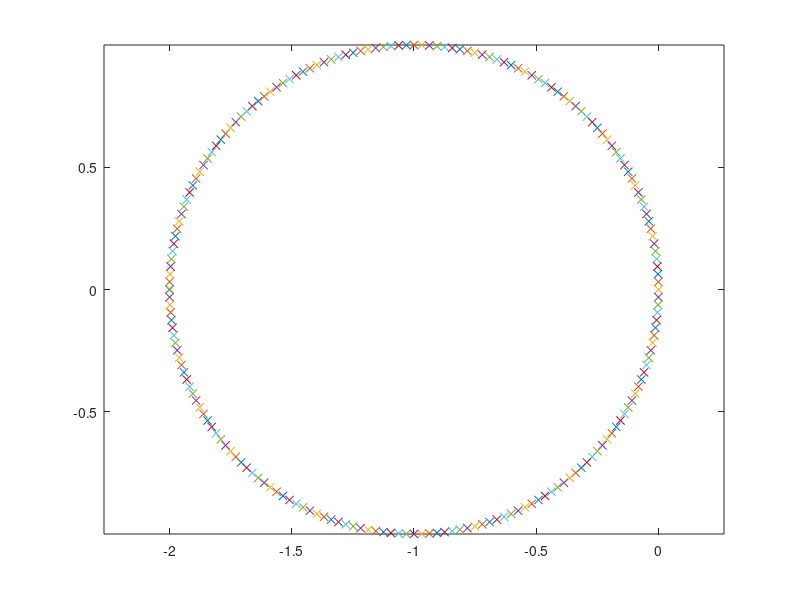
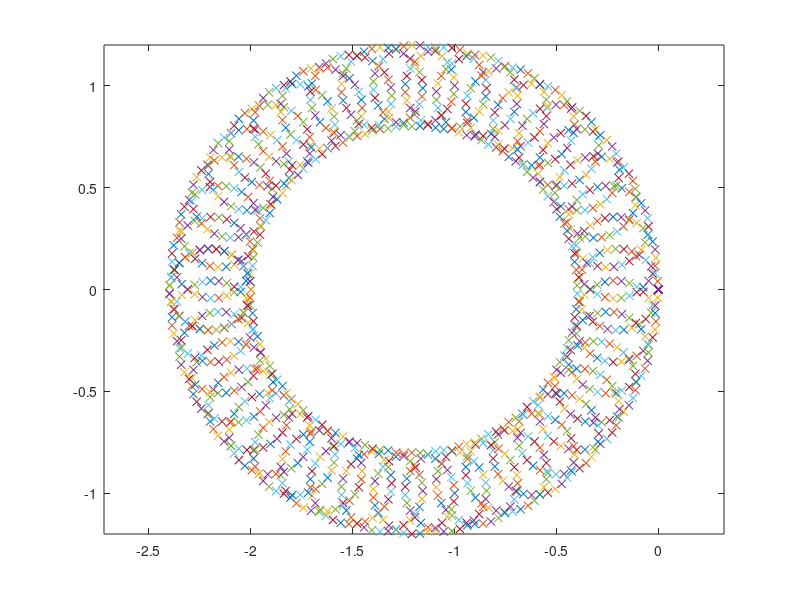

MATLAB code to generate these figures, in order: (Note: this script raises an error after producing the figures.)
clc
clear
close all


%%%%%%%%%%% 1D Wave Equation %%%%%%%%%%%%%%%
figure

a = 1.0;
dx = 1.0;
adis = 1.0;

for k=-pi:pi/100:pi
  ddx = 1i*sin(k*dx)/dx;
  d2dx = -(2-2*cos(k*dx))/dx^2;
  
  % du/dt = -(a du/dx -adis*|a|/2 d^2u/dx^2)
  rhs = -(a*ddx-adis*abs(a)/2*d2dx);
  
  [V,E] = eig(rhs);
  
  plot(real(E),imag(E),'x')
  hold on
end
axis equal





%% %%%%%%%%%%%%%%%%% 2D Wave Equation %%%%%%%%%%%%%%%%%%%
figure

ax = 1.0;
ay = 0.2;

dx = 1.0;
dy = 1.0;

y = 0:dy:30;
Ny = length(y);

adis = 1.0;

for k = -pi:pi/20:pi
  ddx = 1i*sin(k*dx)/dx;
  d2dx = -(2-2*cos(k*dx))/dx^2;
  
  % du/dt = -(ax du/dx -adis*|ax|/2 d^2u/dx^2 -(ay du/dy -adis*|ay|/2 d^2u/dy^2 )
  % (u_{j+1} - u_{j-1})/(2*dy) + adis|ay|/2 (u_{j+1}-2u_{j}+u_{j-1})/dy^2
  rhsp1 = -ay/(2*dy) + (adis*abs(ay)/2)/dy^2;
  rhs = -(ax*ddx-adis*abs(ax)/2*d2dx) - 2*(adis*abs(ay)/2)/dy^2;
  rhsm1 = ay/(2*dy) + (adis*abs(ay)/2)/dy^2;
  Mat = diag(rhs*ones(1,Ny)) + diag(rhsp1*ones(1,Ny-1),1) + diag(rhsm1*ones(1,Ny-1),-1);
  
  % Periodic BC's
  Mat(1,end) = rhsm1;
  Mat(end,1) = rhsp1;
  
  [V,E] = eig(Mat);
  
  plot(real(E),imag(E),'x')
  hold on
end
axis equal





%% %%%%%%%%%%%%%% 1D Euler Equations %%%%%%%%%%%%%%%%%%%%
figure

dx = 1.0;
adis = 1.0;

syms w1 w2 w3 ws gam real
F = [w2;
     w2^2/w1+(gam-1)*(w3-1/2*w2^2/w1);
     w2/w1*(w3+(gam-1)*(w3-1/2*w2^2/w1))];
J = jacobian(F,[w1,w2,w3]);
syms rho u c
A = subs(J,[w1,w2,w3],[rho,rho*u,rho*(c^2/(gam*(gam-1))+1/2*u^2)]);
A = simplify(A);
[V,E] = eig(A);

gam = 1.4;
P0 = 1.015e5; % Pa
T0 = 300; % K
Rbar = 8314; % j/(kmol K)
MW = 28.9;
R = Rbar/MW;
c = sqrt(gam*R*T0);
rho = P0/(R*T0);
e0 = R*T0/(gam-1);
u = 0.1*c;

A = double(subs(A));
V = double(subs(V));
E = double(subs(E));

absA = V*abs(E)*inv(V);


for k=-pi:pi/100:pi
  ddx = 1i*sin(k*dx)/dx;
  d2dx = -(2-2*cos(k*dx))/dx^2;
  
  % du/dt = -(a du/dx -adis*|a|/2 d^2u/dx^2)
  rhs = -(A*ddx-adis*absA/2*d2dx);
  
  [V,E] = eig(rhs);
  
  plot(real(E),imag(E),'x')
  hold on
end
title('1D Euler Eigenvalues')
xlabel('Re')
ylabel('Im')
axis equal






%% %%%%%%%%%%%%%% 2D Euler Equations %%%%%%%%%%%%%%%%%%%%%%
% Conservative variable w = rho, rho u, rho v, rho E
figure

syms w1 w2 w3 w4 positive;
syms gam positive;
e = [w2;
     w2^2/w1+(gam-1)*(w4-1/2*(w2^2+w3^2)/w1);
     w2*w3/w1;
     w2/w1*(w4+(gam-1)*(w4-1/2*(w2^2+w3^2)/w1))];
f = [w3;
     w2*w3/w1;
     w3^2/w1+(gam-1)*(w4-1/2*(w2^2+w3^2)/w1);
     w3/w1*(w4+(gam-1)*(w4-1/2*(w2^2+w3^2)/w1))];
 
numVar = length(e);

Ae = jacobian(e,[w1,w2,w3,w4]);
Af = jacobian(f,[w1,w2,w3,w4]);
syms rho u v gam c positive
Ae = subs(Ae,{w1,w2,w3,w4},{rho,rho*u,rho*v,rho*(c^2/(gam*(gam-1)) +1/2*(u^2+v^2))});
Af = subs(Af,{w1,w2,w3,w4},{rho,rho*u,rho*v,rho*(c^2/(gam*(gam-1)) +1/2*(u^2+v^2))});

[Ve,Ee] = eig(Ae);
[Vf,Ef] = eig(Af);

gam = 1.4;
P0 = 1.015e5; % Pa
T0 = 300; % K
Rbar = 8314; % j/(kmol K)
MW = 28.9;
R = Rbar/MW;
c = sqrt(gam*R*T0);
rho = P0/(R*T0);
e0 = R*T0/(gam-1);
u = 4*c;
v = -0.7*c;

Ae = double(subs(Ae));
Ve = double(subs(Ve));
Ee = double(subs(Ee));
Af = double(subs(Af));
Vf = double(subs(Vf));
Ef = double(subs(Ef));

absAe = Ve*abs(Ee)*inv(Ve);
absAf = Vf*abs(Ef)*inv(Vf);

dx = 1.0;
dy = .5;
y = 0:dy:10;
Ny = length(y);
adis = 1.0;

% for k = pi/30
for k = -pi:pi/30:pi

  ddx = 1i*sin(k*dx)/dx;
  d2dx = -(2-2*cos(k*dx))/dx^2;
  
  % du/dt = -(ax du/dx -adis*|ax|/2 d^2u/dx^2) -(ay du/dy -adis*|ay|/2 d^2u/dy^2 )
  % (u_{j+1} - u_{j-1})/(2*dy) + adis|ay|/2 (u_{j+1}-2u_{j}+u_{j-1})/dy^2
  
  rhsp1 = -Af/(2*dy) + (adis*absAf/2)/dy^2;
  rhs = -(Ae*ddx-adis*absAe/2*d2dx) - 2*(adis*absAf/2)/dy^2;
  rhsm1 = Af/(2*dy) + (adis*absAf/2)/dy^2;
  
  Mat = full(blktridiag(rhs,rhsm1,rhsp1,Ny));
  
  % Periodic BC's
  Mat(1:numVar,end-numVar+1:end) = rhsm1;
  Mat(end-numVar+1:end,1:numVar) = rhsp1;
  
  [V,E] = eig(Mat);
  
  plot(real(E),imag(E),'x')
  hold on
end
title('2D Euler Eigenvalues')
xlabel('Re')
ylabel('Im')
axis equal






%% %%%%%%%%%%%%%% 2D Euler Equations With Shock On Top Boundary %%%%%%%%%%%%%%%%%%%%%%
% Conservative variable w = rho, rho u, rho v, rho E
clear
figure

syms w1 w2 w3 w4 positive;
syms gam positive;
e = [w2;
     w2^2/w1+(gam-1)*(w4-1/2*(w2^2+w3^2)/w1);
     w2*w3/w1;
     w2/w1*(w4+(gam-1)*(w4-1/2*(w2^2+w3^2)/w1))];
f = [w3;
     w2*w3/w1;
     w3^2/w1+(gam-1)*(w4-1/2*(w2^2+w3^2)/w1);
     w3/w1*(w4+(gam-1)*(w4-1/2*(w2^2+w3^2)/w1))];
w = [w1; w2; w3; w4];
 
numVar = length(e);

Ae = jacobian(e,[w1,w2,w3,w4]);
Af = jacobian(f,[w1,w2,w3,w4]);
syms rho1 u v gam c1 positive
Ae = subs(Ae,{w1,w2,w3,w4},{rho1,rho1*u,rho1*v,rho1*(c1^2/(gam*(gam-1)) +1/2*(u^2+v^2))});
Af = subs(Af,{w1,w2,w3,w4},{rho1,rho1*u,rho1*v,rho1*(c1^2/(gam*(gam-1)) +1/2*(u^2+v^2))});
w = subs(w,{w1,w2,w3,w4},{rho1,rho1*u,rho1*v,rho1*(c1^2/(gam*(gam-1)) +1/2*(u^2+v^2))});
eEval = subs(e,{w1,w2,w3,w4},{rho1,rho1*u,rho1*v,rho1*(c1^2/(gam*(gam-1)) +1/2*(u^2+v^2))});

[Ve,Ee] = eig(Ae);
[Vf,Ef] = eig(Af);

gam = 1.4;
MW = 28.9;
Rbar = 8314; % j/(kmol K)
R = Rbar/MW;

% upstream properties
Ms = 2;
P0 = 1.197e3; % Pa
T0 = 250; % K
rho0 = P0/(R*T0);
e0 = R*T0/(gam-1);
c0 = sqrt(gam*R*T0);

% downstream properties
P1 = P0*(2*gam*Ms^2-(gam-1))/(gam+1);
T1 = T0*((2*gam*Ms^2 - (gam-1)) * ((gam-1)*Ms^2+2) / ((gam+1)^2*Ms^2));
rho1 = P1/(R*T1);
e1 = R*T1/(gam-1);
c1 = sqrt(gam*R*T1);

% downstream velocities
u = c1 * 4;
v = c1 * -0.7;

Ae = double(subs(Ae));
Ve = double(subs(Ve));
Ee = double(subs(Ee));
Af = double(subs(Af));
Vf = double(subs(Vf));
Ef = double(subs(Ef));
w = double(subs(w));
eEval = double(subs(eEval));

absAe = Ve*abs(Ee)*inv(Ve);
absAf = Vf*abs(Ef)*inv(Vf);

dx = 1.0;
dy = 0.5;
y = 0:dy:10;
Ny = length(y);
adis = 1.0;

% 0 for central diff or 1 for upwind
FDswitch = 1;

% for k = -pi/30:pi/15:pi/30
for k = -pi:pi/20:pi
    
    ddx = 1i*sin(k*dx)/dx;
    d2dx = -(2-2*cos(k*dx))/dx^2;

    % du/dt = -(ax du/dx -adis*|ax|/2 d^2u/dx^2) -(ay du/dy -adis*|ay|/2 d^2u/dy^2 )
    % (u_{j+1} - u_{j-1})/(2*dy) + adis|ay|/2 (u_{j+1}-2u_{j}+u_{j-1})/dy^2

    % interior
    rhsp1 = -Af/(2*dy) + (adis*absAf/2)/dy^2;
    rhs = -(Ae*ddx-adis*absAe/2*d2dx) - 2*(adis*absAf/2)/dy^2;
    rhsm1 = Af/(2*dy) + (adis*absAf/2)/dy^2;
    Mat = full(blktridiag(rhs,rhsm1,rhsp1,Ny));
    Mat(end-numVar+1:end,:) = 0; % zeros bottom entries for shock boundary

    % Moving shock BC on top
    wRHSM1 = 1/dy*(Af+absAf);
    wRHS = -2*(Ae*ddx-adis*absAe*dx/2*d2dx) - 2*Af/dy + 1/dy*(Af-absAf);
    %   rhsp1 = zeros(numVar);

    Mat(end-numVar+1:end,end-numVar+1:end) = wRHS;
    Mat(end-numVar+1:end,end-2*numVar+1:end-numVar) = wRHSM1;
    %   Mat(end-numVar+1:end,numVar+1:2*numVar) = wRHSP1;
    
    if FDswitch == 0
        % central difference
        ddx_y = 1i*sin(k*dx)/dx;
%         d2dx = -(2-2*cos(k*dx))/dx^2;
    elseif FDswitch == 1
        % upwind (backward difference)
        ddx_y = (1i*sin(k*dx) - cos(k*dx) + 1)/dx;
%         d2dx = (1i*(2*sin(k*dx)-sin(2*k*dx)) - 2*cos(k*dx)+cos(2*k*dx) + 1)/dx^2;
    end
    
    % for y'
%     yRHS = 4*(u*w/(dx*dy) - eEval/dy)*ddx_y;
    yRHS = -4*eEval/dy*ddx_y;
    Mat((Ny-1)*numVar+1:Ny*numVar, Ny*numVar+1) = yRHS;
    % this comes from wave equation of y'
    Mat(Ny*numVar+1,Ny*numVar+1) = -u/dx*ddx_y;

    [V,E] = eig(Mat);

    plot(real(E),imag(E),'x')
    hold on
end
title('2D Euler With Shock Eigenvalues')
xlabel('Re')
ylabel('Im')
axis equal
grid on